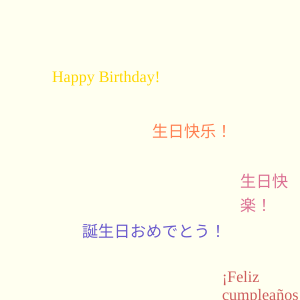
Frame 1 (no input)
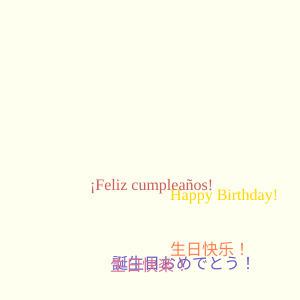
Frame 60 (no input)
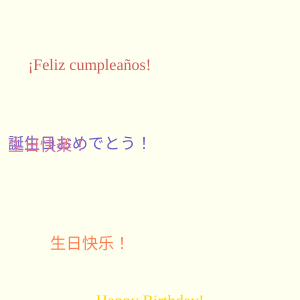
Frame 120 (the mouse pressed at the canvas centre since frame 60)

The p5.js sketch that drew these frames (run headless with seeded random() and noise() and a simulated clock; from frame 60 on, the mouse is pressed at the canvas centre):

// p5.js sketch
// ── sketch.js
let h1, h2, h3, h4, h5;
let M1, M2, M3, M4, M5;
let offsetX, offsetY;

function setup() {
    
    createCanvas(300, 300);
    
    
    let canvasElt = document.querySelector('canvas');
    let canvasRect = canvasElt.getBoundingClientRect();
    offsetX = canvasRect.left;
    offsetY = canvasRect.top;
    
    
    h1 = createP("Happy Birthday!");
    h1.style('color', '#FFD700');
    M1 = new Position(h1, 50, 50, offsetX, offsetY);
    
    
    h2 = createP("生日快乐！");
    h2.style('color', '#FF7F50');
    M2 = new Position(h2, 150, 100, offsetX, offsetY);
    
   
    h3 = createP("誕生日おめでとう！");
    h3.style('color', '#6A5ACD');
    M3 = new Position(h3, 80, 200, offsetX, offsetY);
    
    
    h4 = createP("¡Feliz cumpleaños!");
    h4.style('color', '#CD5C5C');
    M4 = new Position(h4, 220, 250, offsetX, offsetY);
    
    
    h5 = createP("生日快楽！");
    h5.style('color', '#DB7093');
    M5 = new Position(h5, 300, 150, offsetX, offsetY);
}

function draw() {
    background('#FFFFF0');
    
    M1.moveWords();
    M2.moveWords();
    M3.moveWords();
    M4.moveWords();
    M5.moveWords();
}
// ── position.js
class Position {
    constructor(element, canvasX, canvasY, offsetX, offsetY) {
        this.element = element;
        this.offsetX = offsetX;
        this.offsetY = offsetY;
        this.relX = canvasX;
        this.relY = canvasY;
        this.absX = canvasX + offsetX;
        this.absY = canvasY + offsetY;
        this.dx = 2;
        this.dy = 2;

        // 为了让边界更准确，我们在这里获取一次宽度和高度
        // 但注意：刚创建时，浏览器可能还没渲染完，所以拿到的值可能不准
        this.textWidth = 60;  // 保留一个默认值作为后备
        this.textHeight = 25;

        // 尝试获取实际宽度
        setTimeout(() => {
            if (this.element && this.element.elt) {
                let rect = this.element.elt.getBoundingClientRect();
                this.textWidth = rect.width;
                this.textHeight = rect.height;
                console.log("文字实际尺寸:", this.textWidth, this.textHeight);
            }
        }, 50);  // 延迟50毫秒等浏览器渲染完

        this.element.position(this.absX, this.absY);
    }

    moveWords() {
        this.relX += this.dx;
        this.relY += this.dy;

        // 左边界
        if (this.relX < 0) {
            this.relX = 0;
            this.dx *= -1;
        }
        // 右边界 (使用实际宽度)
        if (this.relX > width - this.textWidth) {
            this.relX = width - this.textWidth;
            this.dx *= -1;
        }
        // 上边界
        if (this.relY < 0) {
            this.relY = 0;
            this.dy *= -1;
        }
        // 下边界 (使用实际高度)
        if (this.relY > height - this.textHeight) {
            this.relY = height - this.textHeight;
            this.dy *= -1;
        }

        this.absX = this.relX + this.offsetX;
        this.absY = this.relY + this.offsetY;
        this.element.position(this.absX, this.absY);
    }
}
